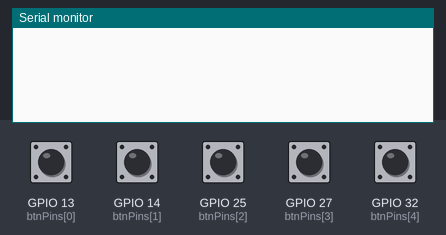
The program below on a simulated ESP32. On the bench: the last lines printed to the serial monitor. The test bench sets the inputs (shaded band); at power-on: GPIO 13 (btnPins[0]), GPIO 14 (btnPins[1]), GPIO 25 (btnPins[2]), GPIO 27 (btnPins[3]), GPIO 32 (btnPins[4]) HIGH.

Above: at 1.2 s.
1.3 s: GPIO 13 (btnPins[0]) pulled LOW for 0.15 s
At 2.0 s:
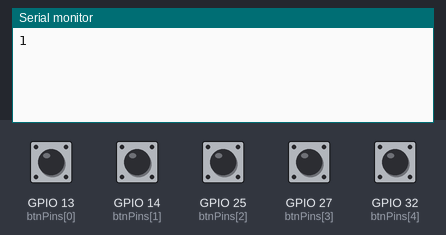
2.9 s: GPIO 14 (btnPins[1]) pulled LOW for 0.15 s
At 3.2 s:
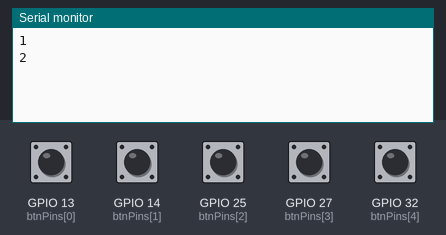
4.5 s: GPIO 25 (btnPins[2]) pulled LOW for 0.15 s
At 5.7 s:
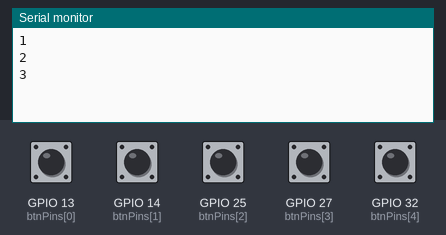
6.1 s: GPIO 27 (btnPins[3]) pulled LOW for 0.15 s
At 6.9 s:
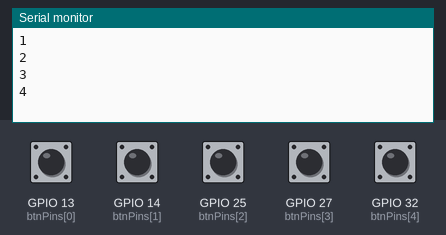
7.7 s: GPIO 32 (btnPins[4]) pulled LOW for 0.15 s
At 8.1 s:
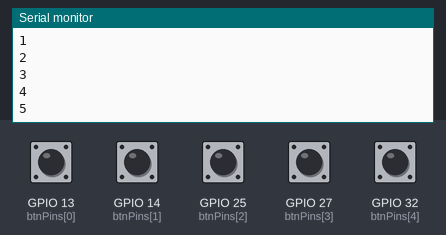
Timing chart, 0 to 10.3 s (numbered marks = the images above; inputs shaded):
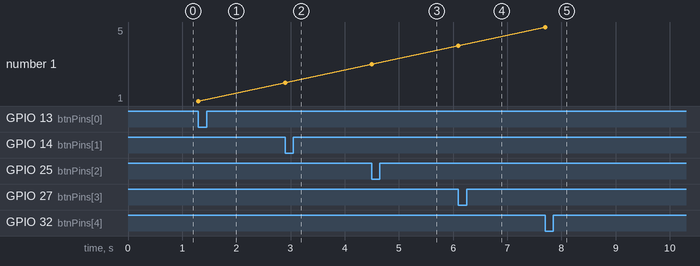

The program:

main.cpp
```cpp
#include <Arduino.h>


const uint8_t btnPins[] = {13, 14, 25, 27, 32};
const int NUM = sizeof(btnPins);
bool lastState[NUM];
unsigned long lastPress[NUM];

void setup() {
  Serial.begin(115200);
  for (int i = 0; i < NUM; i++) {
    pinMode(btnPins[i], INPUT_PULLUP);
    lastState[i] = HIGH;
  }
}

void loop() {
  for (int i = 0; i < NUM; i++) {
    bool state = digitalRead(btnPins[i]);
    if (lastState[i] == HIGH && state == LOW && millis() - lastPress[i] > 30) {
      Serial.println(i + 1);   // sends "1", "2", ...
      lastPress[i] = millis();
    }
    lastState[i] = state;
  }
}
```

Measured:
- after the input at 1.3 s, the serial monitor: prints a new line at once (image 1)
- after the input at 2.9 s, the serial monitor: prints a new line at once (image 2)
- after the input at 4.5 s, the serial monitor: prints a new line at once (image 3)
- after the input at 6.1 s, the serial monitor: prints a new line at once (image 4)
- after the input at 7.7 s, the serial monitor: prints a new line at once (image 5)
- plotted number 1: 1 → 2 after the input at 2.9 s, 2 → 3 after the input at 4.5 s, 3 → 4 after the input at 6.1 s, 4 → 5 after the input at 7.7 s
